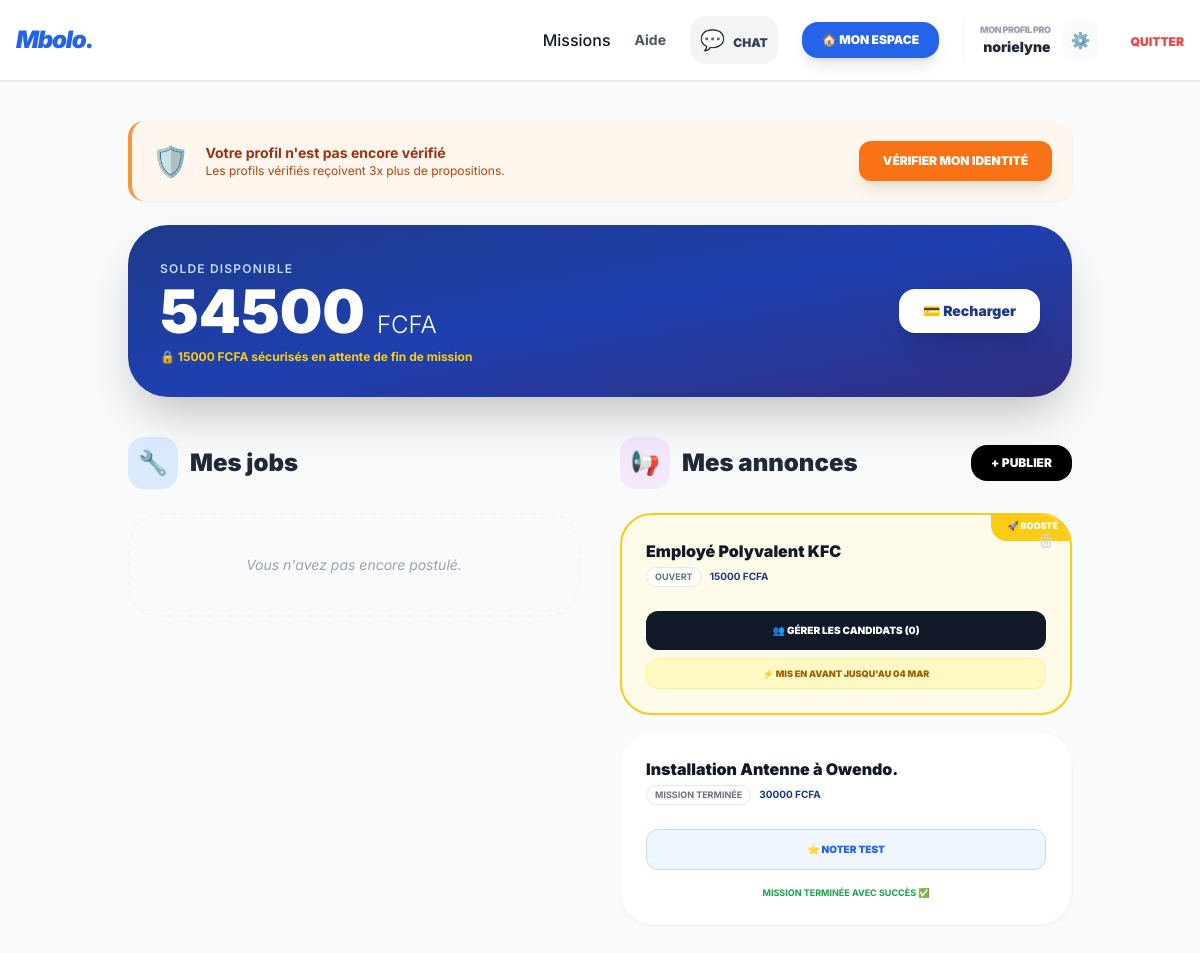
/dashboard/ (signed in), run on the app's committed database.
### interim/models.py (models this page shows, shortened)
class User(AbstractUser):
    USER_TYPE_CHOICES = (
        ('PARTICULIER', 'Particulier (Travailleur & Petit Recruteur)'),
        ('ENTREPRISE', 'Entreprise'),
    )
    TYPE_PIECE = [
        ('CNI', 'Carte Nationale d’Identité'),
        ('PASSEPORT', 'Passeport'),
        ('PERMIS', 'Permis de Conduire'),
        ('CNAMGS', 'Carte CNAMGS'),
    ]
    STATUT_VERIF = [
        ('NON_VERIFIE', 'Non vérifié'),
        ('EN_ATTENTE', 'En attente de validation'),
        ('VERIFIE', 'Profil Vérifié ✅'),
        ('REJETE', 'Pièce rejetée'),
    ]
    email = models.EmailField(unique=True, verbose_name="Adresse email")
    username = models.CharField(max_length=150, unique=True, blank=True, null=True)
    USERNAME_FIELD = 'email'
    REQUIRED_FIELDS = ['first_name', 'last_name']
    objects = MyUserManager()
    user_type = models.CharField(max_length=20, choices=USER_TYPE_CHOICES, default='PARTICULIER')
    phone = models.CharField(max_length=15, verbose_name="Numéro Mobile Money")
    ville = models.CharField(max_length=100, default="Libreville")
    photo = models.ImageField(upload_to='profiles/', null=True, blank=True)
    bio = models.TextField(max_length=500, blank=True)
    cv = models.FileField(upload_to='cvs/', null=True, blank=True)
    competences = models.CharField(max_length=255, blank=True)
    nom_entreprise = models.CharField(max_length=150, blank=True)
    niu = models.CharField(max_length=50, blank=True, verbose_name="Numéro NIU")
    first_name = models.CharField(max_length=150, verbose_name="Prénom")
    last_name = models.CharField(max_length=150, verbose_name="Nom")
    experiences = models.TextField(max_length=1000, blank=True, verbose_name="Expériences")
    is_premium = models.BooleanField(default=False)
    date_expiration_premium = models.DateTimeField(null=True, blank=True)
    type_piece_identite = models.CharField(max_length=20, choices=TYPE_PIECE, blank=True)
    fichier_piece_identite = models.FileField(upload_to='identite/', blank=True, null=True)
    statut_verification = models.CharField(max_length=20, choices=STATUT_VERIF, default='NON_VERIFIE')
    date_soumission_verif = models.DateTimeField(null=True, blank=True)

class Portefeuille(models.Model):
    user = models.OneToOneField(User, on_delete=models.CASCADE, related_name='wallet')
    solde = models.PositiveIntegerField(default=0)
    solde_bloque = models.PositiveIntegerField(default=0)

class Mission(models.Model):
    STATUT_CHOICES = [
        ('OUVERT', 'Ouvert'),
        ('RESERVE', 'Réservé (Paiement bloqué)'),
        ('TERMINE', 'Mission terminée'),
        ('CLOTURE', 'Clôturé (Payé)'),
    ]
    CATEGORIES = [
        ('MAISON', '🏠 Maison (Ménage, Cuisine, Nounou)'),
        ('BRICOLAGE', '🛠️ Travaux (Plomberie, Électricité, Maçonnerie)'),
        ('TRANSPORT', '🚗 Transport (Livraison, Chauffeur, Déménagement)'),
        ('TECH', '💻 Informatique (Réparation PC, Design, Web)'),
        ('BEAUTE', '✨ Beauté (Coiffure, Maquillage, Massage)'),
        ('SERVICES', '💼 Services (Cours particuliers, Gardiennage, Secrétariat)'),
        ('AUTRE', '➕ Autre service'),
    ]
    auteur = models.ForeignKey(User, on_delete=models.CASCADE, related_name='mes_missions')
    titre = models.CharField(max_length=100)
    description = models.TextField()
    ville = models.CharField(max_length=50, default="Libreville")
    quartier = models.CharField(max_length=50, blank=True)
    statut = models.CharField(max_length=20, choices=STATUT_CHOICES, default='OUVERT')
    date_mission = models.DateField(verbose_name="Jour de la mission", null=True, blank=True)
    horaire = models.CharField(max_length=100, help_text="Ex: De 08h à 17h", blank=True)
    date_creation = models.DateTimeField(auto_now_add=True)
    is_boosted = models.BooleanField(default=False)
    boost_expires_at = models.DateTimeField(null=True, blank=True)
    nombre_places = models.PositiveIntegerField(default=1)
    prix = models.DecimalField(max_digits=10, decimal_places=0)
    travailleur_selectionne = models.ForeignKey(
        User,
        on_delete=models.SET_NULL,
        null=True,
        blank=True,
        related_name='missions_effectuees'
    )
    categorie = models.CharField(
        max_length=50,
        choices=CATEGORIES,
        default='MAISON'
    )

class Candidature(models.Model):
    mission = models.ForeignKey(Mission, on_delete=models.CASCADE, related_name='candidatures')
    travailleur = models.ForeignKey(User, on_delete=models.CASCADE, related_name='postulations')
    message = models.TextField(blank=True)
    accepte = models.BooleanField(default=False)
    date_postulation = models.DateTimeField(auto_now_add=True)
    note_travailleur = models.PositiveIntegerField(null=True, blank=True) # Note de 1 à 5

### interim/views.py (the view)
# urls.py: path('dashboard/', views.dashboard_view, name='dashboard'),
@login_required
def dashboard_view(request):
    wallet, _ = Portefeuille.objects.get_or_create(user=request.user)
    mes_postulations = Candidature.objects.filter(travailleur=request.user).select_related('mission')
    mes_annonces = Mission.objects.filter(auteur=request.user).order_by('-date_creation')
    nouveaux_messages = Message.objects.filter(destinataire=request.user, lu=False).count()
    return render(request, 'interim/dashboard.html', {
        'wallet': wallet,
        'mes_postulations': mes_postulations,
        'mes_annonces': mes_annonces,
        'nouveaux_messages': nouveaux_messages
    })

### templates/interim/dashboard.html (shortened to what this page needs)
{% extends "base.html" %}
{% block content %}
<div class="max-w-6xl mx-auto p-4 lg:p-10">
    {% if user.statut_verification == 'NON_VERIFIE' or user.statut_verification == 'REJETE' %}
    <div class="mb-6 bg-orange-50 border-l-4 border-orange-400 p-5 rounded-2xl flex flex-col md:flex-row items-center justify-between shadow-sm gap-4">
        <div class="flex items-center gap-4">
            <span class="text-3xl animate-bounce">🛡️</span>
            <div>
                <h4 class="font-bold text-orange-800 text-sm">Votre profil n'est pas encore vérifié</h4>
                <p class="text-xs text-orange-700">Les profils vérifiés reçoivent 3x plus de propositions.</p>
            </div>
        </div>
        <a href="{% url 'soumettre_verification' %}" class="bg-orange-500 text-white px-6 py-3 rounded-xl text-xs font-black hover:bg-orange-600 transition shadow-lg">
            VÉRIFIER MON IDENTITÉ
        </a>
    </div>
    {% endif %}
    <div class="bg-gradient-to-br from-blue-900 via-blue-800 to-indigo-900 text-white rounded-[2.5rem] p-8 mb-10 shadow-2xl relative overflow-hidden">
        <div class="flex flex-col md:flex-row justify-between items-center gap-8 relative z-10">
            <div>
                <p class="text-blue-200 text-xs font-semibold uppercase tracking-widest mb-1">Solde disponible</p>
                <h2 class="text-6xl font-black">{{ wallet.solde }} <span class="text-2xl font-light">FCFA</span></h2>
                {% if wallet.solde_bloque > 0 %}
                    <p class="text-yellow-400 text-xs font-bold mt-2">🔒 {{ wallet.solde_bloque }} FCFA sécurisés en attente de fin de mission</p>
                {% endif %}
            </div>
            <div class="flex gap-3">
                <a href="{% url 'recharger' %}" class="bg-white text-blue-900 px-6 py-3 rounded-2xl font-black text-sm shadow-xl hover:bg-gray-100 transition">💳 Recharger</a>
            </div>
        </div>
    </div>
    <div class="grid grid-cols-1 md:grid-cols-2 gap-10">
        <section>
            <h3 class="text-2xl font-black text-gray-800 mb-6 flex items-center gap-3">
                <span class="p-2.5 bg-blue-100 rounded-2xl text-blue-600">🔧</span> Mes jobs
            </h3>
            <div class="space-y-4">
                {% for c in mes_postulations %}
                <div class="bg-white p-6 rounded-[2rem] border border-gray-100 shadow-sm">
                    <h4 class="font-black text-lg text-gray-800">{{ c.mission.titre }}</h4>
                    <p class="text-green-600 font-bold text-sm mb-4">Gain net : {{ c.mission.prix_net_travailleur }} FCFA</p>
                    <div class="flex items-center justify-between border-t pt-4">
                        {% if c.accepte %}
                            <span class="bg-green-100 text-green-700 px-3 py-1 rounded-full text-[10px] font-black uppercase">Accepté ✅</span>
                            <a href="{% url 'chat_mission' c.mission.id c.mission.auteur.id %}" class="bg-blue-600 text-white px-4 py-2 rounded-xl text-[10px] font-black">DISCUTER</a>
                        {% else %}
                            <span class="bg-gray-100 text-gray-500 px-3 py-1 rounded-full text-[10px] font-black uppercase">En attente...</span>
                        {% endif %}
                    </div>
                </div>
                {% empty %}
                <div class="bg-gray-50 p-10 rounded-[2rem] text-center border-2 border-dashed border-gray-100">
                    <p class="text-gray-400 italic text-sm">Vous n'avez pas encore postulé.</p>
                </div>
                {% endfor %}
            </div>
        </section>
        <section>
            <div class="flex justify-between items-center mb-6">
                <h3 class="text-2xl font-black text-gray-800 flex items-center gap-3">
                    <span class="p-2.5 bg-purple-100 rounded-2xl text-purple-600">📢</span> Mes annonces
                </h3>
                <a href="{% url 'creer_mission' %}" class="bg-black text-white px-5 py-2.5 rounded-2xl text-xs font-black hover:scale-105 transition">+ PUBLIER</a>
            </div>
            <div class="space-y-4">
                {% for m in mes_annonces %}
                <div class="bg-white p-6 rounded-[2rem] border-2 {% if m.is_boosted %}border-yellow-400 bg-yellow-50{% else %}border-gray-50{% endif %} shadow-sm relative overflow-hidden">
                    {% if m.is_boosted %}
                    <span class="absolute -top-1 -right-1 bg-yellow-400 text-white text-[9px] font-black px-4 py-2 rounded-bl-2xl uppercase shadow-sm animate-pulse">🚀 Boosté</span>
                    {% endif %}
                    <h4 class="font-black text-gray-900 pr-10">{{ m.titre }}</h4>
                    <div class="flex items-center gap-2 mt-1 mb-6">
                        <span class="text-[9px] bg-white border border-gray-200 text-gray-500 px-2 py-0.5 rounded-full font-bold uppercase">{{ m.get_statut_display }}</span>
                        <span class="text-[10px] text-blue-900 font-bold">{{ m.prix }} FCFA</span>
                    </div>
                    <div class="grid grid-cols-1 gap-2">
                        {% if m.statut != 'TERMINE' %}
                        <a href="{% url 'gestion_mission' m.id %}" class="bg-gray-900 text-white text-center py-3 rounded-xl text-[10px] font-black uppercase hover:bg-black transition">
                            👥 Gérer les candidats ({{ m.candidatures.count }})
                        </a>
                        {% endif %}
                        {% if m.statut == 'OUVERT' %}
                            {% if not m.is_boosted %}
                            <form method="post" action="{% url 'booster_mission' m.id %}" onsubmit="return confirm('Booster coûte 500 FCFA. Continuer ?');">
                                {% csrf_token %}
                                <button type="submit" class="w-full bg-yellow-400 text-yellow-900 py-3 rounded-xl text-[10px] font-black uppercase shadow-md hover:bg-yellow-500">
                                    🚀 Booster la visibilité (500 F)
                                </button>
                            </form>
                            {% else %}
                            <div class="text-center bg-yellow-100 text-yellow-700 py-2 rounded-xl text-[9px] font-black uppercase border border-yellow-200">
                                ⚡ Mis en avant jusqu'au {{ m.boost_expires_at|date:"d M" }}
                            </div>
                            {% endif %}
                        {% endif %}
                        {% if m.statut == 'TERMINE' %}
                            {% for c in m.candidatures.all %}
                                {% if c.accepte %}
                                <a href="{% url 'laisser_avis' m.id c.travailleur.id %}" class="w-full bg-blue-50 text-blue-600 text-center py-3 rounded-xl text-[10px] font-black uppercase border border-blue-200 hover:bg-blue-100 transition">
                                    ⭐ Noter {{ c.travailleur.first_name }}
                                </a>
                                {% endif %}
                            {% endfor %}
                            <p class="text-center text-[9px] text-green-600 font-bold uppercase mt-2">Mission terminée avec succès ✅</p>
                        {% endif %}
                    </div>
                    {% if m.statut == 'OUVERT' %}
                    <form method="post" action="{% url 'supprimer_mission' m.id %}" class="absolute top-4 right-4" onsubmit="return confirm('Supprimer l\'annonce ?');">
                        <button type="submit" class="text-gray-300 hover:text-red-500 transition">
                            <svg class="h-4 w-4" fill="none" viewBox="0 0 24 24" stroke="currentColor"><path stroke-linecap="round" stroke-linejoin="round" stroke-width="2" d="M19 7l-.867 12.142A2 2 0 0116.138 21H7.862a2 2 0 01-1.995-1.858L5 7m5 4v6m4-6v6m1-10V4a1 1 0 00-1-1h-4a1 1 0 00-1 1v3M4 7h16" /></svg>
                        </button>
                    </form>
                    {% endif %}
                </div>
                {% empty %}
                <div class="bg-gray-50 p-10 rounded-[2rem] text-center border-2 border-dashed border-gray-100">
                    <p class="text-gray-400 italic text-sm">Aucune annonce publiée.</p>
                </div>
                {% endfor %}
            </div>
        </section>
    </div>
</div>
{% endblock %}

### templates/base.html (shortened to what this page needs)
<!DOCTYPE html>
<html lang="fr">
<head>
    <script src="https://cdn.tailwindcss.com"></script>
</head>
<body class="bg-gray-50 text-gray-900 pb-20 md:pb-0">
    <nav class="hidden md:flex bg-white border-b p-4 justify-between items-center sticky top-0 z-50 shadow-sm">
        <a href="/" class="text-2xl font-black text-blue-600 italic tracking-tighter">Mbolo.</a>
        <div class="flex items-center space-x-6 font-medium">
            <a href="{% url 'home' %}" class="hover:text-blue-600 transition">Missions</a>
            <a href="{% url 'aide' %}" class="text-gray-600 hover:text-blue-600 font-bold text-sm">Aide</a>
            {% if user.is_authenticated %}
                <a href="{% url 'liste_chats' %}" class="relative p-2.5 bg-gray-100 hover:bg-blue-100 rounded-2xl transition group">
                    <span class="text-xl">💬</span>
                    <span class="hidden md:inline ml-1 text-xs font-black text-gray-700 group-hover:text-blue-600 uppercase">Chat</span>
                </a>
                <a href="{% url 'dashboard' %}" class="bg-blue-600 text-white px-5 py-2.5 rounded-2xl text-xs font-black shadow-lg hover:bg-blue-700 transition">
                    🏠 MON ESPACE
                </a>
                <div class="flex items-center gap-3 border-l pl-4 border-gray-100">
                    <a href="{% url 'profil_public' user.id %}" class="text-right group">
                        <p class="text-[9px] text-gray-400 font-black uppercase tracking-tighter group-hover:text-blue-600">Mon Profil Pro</p>
                        <p class="text-sm font-black text-gray-800 group-hover:text-blue-600">{{ user.first_name|default:user.username }}</p>
                    </a>
                    <a href="{% url 'modifier_profil' %}" class="p-2 bg-gray-50 rounded-xl hover:bg-gray-200 transition" title="Modifier CV">
                        ⚙️
                    </a>
                </div>
                <form action="{% url 'logout' %}" method="post" class="inline">
                    <button type="submit" class="text-red-500 text-xs font-black uppercase hover:underline ml-2">
                        Quitter
                    </button>
                </form>
            {% else %}
                <a href="{% url 'login' %}" class="text-gray-600 hover:text-blue-600 font-bold transition">Connexion</a>
                <a href="{% url 'signup' %}" class="bg-blue-600 text-white px-5 py-2 rounded-xl font-bold hover:bg-blue-700 transition shadow-lg shadow-blue-200">
                    S'inscrire
                </a>
            {% endif %}
        </div>
    </nav>
    <main class="container mx-auto">
        {% block content %}
        {% endblock %}
    </main>
</body>
</html>

### data on the page
User: first_name "norielyne"
Portefeuille: solde "54500", solde_bloque "15000"
Mission: is_boosted "🚀 BOOSTÉ", titre "Employé Polyvalent KFC", statut "OUVERT", prix "15000", candidatures.count "0", boost_expires_at "04 MAR"
Mission: titre "Installation Antenne à Owendo.", statut "MISSION TERMINÉE", prix "30000"
Candidature: travailleur.first_name "TEST"
